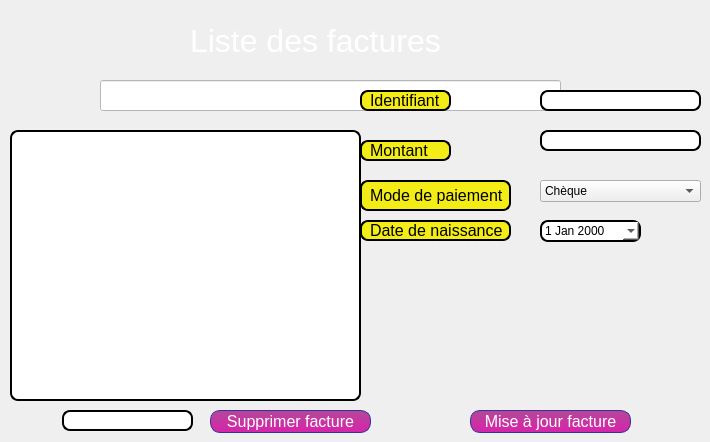
    <widget class="QWidget" name="tab_2">
     <attribute name="title">
      <string>Consultation des factures</string>
     </attribute>
     <widget class="QLineEdit" name="barre_recherche">
      <property name="geometry">
       <rect>
        <x>100</x>
        <y>80</y>
        <width>461</width>
        <height>31</height>
       </rect>
      </property>
      <property name="styleSheet">
       <string notr="true">background-color: rgb(255, 255, 255);</string>
      </property>
     </widget>
     <widget class="QLabel" name="label_15">
      <property name="geometry">
       <rect>
        <x>570</x>
        <y>60</y>
        <width>61</width>
        <height>51</height>
       </rect>
      </property>
      <property name="styleSheet">
       <string notr="true"/>
      </property>
      <property name="text">
       <string/>
      </property>
      <property name="pixmap">
       <pixmap>../../Pictures/kindpng_2778486.png</pixmap>
      </property>
      <property name="scaledContents">
       <bool>true</bool>
      </property>
     </widget>
     <widget class="QLabel" name="label_14">
      <property name="geometry">
       <rect>
        <x>190</x>
        <y>20</y>
        <width>311</width>
        <height>41</height>
       </rect>
      </property>
      <property name="font">
       <font>
        <pointsize>24</pointsize>
       </font>
      </property>
      <property name="styleSheet">
       <string notr="true">QLabel {
	color: rgb(255, 255, 255);

}</string>
      </property>
      <property name="text">
       <string>Liste des factures</string>
      </property>
     </widget>
     <widget class="QPushButton" name="pb_supprimer">
      <property name="geometry">
       <rect>
        <x>210</x>
        <y>410</y>
        <width>161</width>
        <height>23</height>
       </rect>
      </property>
      <property name="font">
       <font>
        <pointsize>12</pointsize>
       </font>
      </property>
      <property name="styleSheet">
       <string notr="true">QPushButton {
color: white;
	background-color: qlineargradient(spread:pad, x1:0.122, y1:0.988636, x2:0.118, y2:0, stop:0.0147059 rgba(214, 37, 170, 255), stop:0.936275 rgba(182, 69, 154, 255));
border-width: 1px;
border-color: #339;
border-style: solid;
border-radius: 10;
padding: -16px 0px;
min-height: 32px;
min-width: 60px;	
}
QPushButton:hover {
color: white;
background-color: qlineargradient(spread:pad, x1:0.122, y1:0.988636, x2:0.118, y2:0, stop:0.00490196 rgba(255, 0, 191, 255), stop:0.696078 rgba(174, 72, 150, 255), stop:1 rgba(242, 242, 242, 255));
border-width: 1px;
border-color: #339;
border-style: solid;
border-radius: 10;
padding: -16px 0px;
min-height: 32px;
min-width: 60px;	
}</string>
      </property>
      <property name="text">
       <string>Supprimer facture</string>
      </property>
     </widget>
     <widget class="QPushButton" name="pb_miseajour">
      <property name="geometry">
       <rect>
        <x>470</x>
        <y>410</y>
        <width>161</width>
        <height>23</height>
       </rect>
      </property>
      <property name="font">
       <font>
        <pointsize>12</pointsize>
       </font>
      </property>
      <property name="styleSheet">
       <string notr="true">QPushButton {
color: white;
	background-color: qlineargradient(spread:pad, x1:0.122, y1:0.988636, x2:0.118, y2:0, stop:0.0147059 rgba(214, 37, 170, 255), stop:0.936275 rgba(182, 69, 154, 255));
border-width: 1px;
border-color: #339;
border-style: solid;
border-radius: 10;
padding: -16px 0px;
min-height: 32px;
min-width: 60px;	
}
QPushButton:hover {
color: white;
background-color: qlineargradient(spread:pad, x1:0.122, y1:0.988636, x2:0.118, y2:0, stop:0.00490196 rgba(255, 0, 191, 255), stop:0.696078 rgba(174, 72, 150, 255), stop:1 rgba(242, 242, 242, 255));
border-width: 1px;
border-color: #339;
border-style: solid;
border-radius: 10;
padding: -16px 0px;
min-height: 32px;
min-width: 60px;	
}</string>
      </property>
      <property name="text">
       <string>Mise à jour facture</string>
      </property>
     </widget>
     <widget class="QTableView" name="tab_facture">
      <property name="geometry">
       <rect>
        <x>10</x>
        <y>130</y>
        <width>351</width>
        <height>271</height>
       </rect>
      </property>
      <property name="styleSheet">
       <string notr="true">QTableView {
background-color: rgb(255, 255, 255);
padding: 1px;
border-style: solid;
border: 2px solid black;
border-radius: 8px;
}</string>
      </property>
     </widget>
     <widget class="QLineEdit" name="idsupp">
      <property name="geometry">
       <rect>
        <x>62</x>
        <y>410</y>
        <width>131</width>
        <height>21</height>
       </rect>
      </property>
      <property name="styleSheet">
       <string notr="true">QLineEdit {
background-color: rgb(255, 255, 255);
padding: 1px;
border-style: solid;
border: 2px solid black;
border-radius: 8px;
}</string>
      </property>
     </widget>
     <widget class="QLabel" name="label_6">
      <property name="geometry">
       <rect>
        <x>360</x>
        <y>220</y>
        <width>151</width>
        <height>21</height>
       </rect>
      </property>
      <property name="font">
       <font>
        <pointsize>12</pointsize>
       </font>
      </property>
      <property name="styleSheet">
       <string notr="true">QLabel {
	color: rgb(0, 0, 0);
	background-color: rgb(243, 236, 23);
border: 2px solid;
border-radius: 8px;
padding: 2px 4px;
}</string>
      </property>
      <property name="text">
       <string>Date de naissance</string>
      </property>
     </widget>
     <widget class="QComboBox" name="modeS_2">
      <property name="geometry">
       <rect>
        <x>540</x>
        <y>180</y>
        <width>161</width>
        <height>22</height>
       </rect>
      </property>
      <property name="styleSheet">
       <string notr="true">QLabel {
	
border: 2px solid;
border-radius: 15px;
padding: 2px 4px;
}</string>
      </property>
      <item>
       <property name="text">
        <string>Chèque</string>
       </property>
      </item>
      <item>
       <property name="text">
        <string>Espèces</string>
       </property>
      </item>
      <item>
       <property name="text">
        <string>Paiement en ligne</string>
       </property>
      </item>
     </widget>
     <widget class="QLineEdit" name="montantS_2">
      <property name="geometry">
       <rect>
        <x>540</x>
        <y>130</y>
        <width>161</width>
        <height>21</height>
       </rect>
      </property>
      <property name="styleSheet">
       <string notr="true">QLineEdit {
background-color: rgb(255, 255, 255);
padding: 1px;
border-style: solid;
border: 2px solid black;
border-radius: 8px;
}</string>
      </property>
     </widget>
     <widget class="QLabel" name="label_4">
      <property name="enabled">
       <bool>true</bool>
      </property>
      <property name="geometry">
       <rect>
        <x>360</x>
        <y>140</y>
        <width>91</width>
        <height>21</height>
       </rect>
      </property>
      <property name="font">
       <font>
        <pointsize>12</pointsize>
       </font>
      </property>
      <property name="styleSheet">
       <string notr="true">QLabel {
	color: rgb(0, 0, 0);
	background-color: rgb(243, 236, 23);
border: 2px solid;
border-radius: 8px;
padding: 2px 4px;
}</string>
      </property>
      <property name="text">
       <string>Montant</string>
      </property>
     </widget>
     <widget class="QDateEdit" name="dateS_2">
      <property name="geometry">
       <rect>
        <x>540</x>
        <y>220</y>
        <width>101</width>
        <height>22</height>
       </rect>
      </property>
      <property name="styleSheet">
       <string notr="true">background-color: rgb(255, 255, 255);
padding: 1px;
border-style: solid;
border: 2px solid black;
border-radius: 8px;</string>
      </property>
      <property name="calendarPopup">
       <bool>true</bool>
      </property>
     </widget>
     <widget class="QLabel" name="label_7">
      <property name="geometry">
       <rect>
        <x>360</x>
        <y>180</y>
        <width>151</width>
        <height>31</height>
       </rect>
      </property>
      <property name="font">
       <font>
        <pointsize>12</pointsize>
       </font>
      </property>
      <property name="styleSheet">
       <string notr="true">QLabel {
	color: rgb(0, 0, 0);
	background-color: rgb(243, 236, 23);
border: 2px solid;
border-radius: 8px;
padding: 2px 4px;
}</string>
      </property>
      <property name="text">
       <string>Mode de paiement</string>
      </property>
     </widget>
     <widget class="QLineEdit" name="idS_2">
      <property name="geometry">
       <rect>
        <x>540</x>
        <y>90</y>
        <width>161</width>
        <height>21</height>
       </rect>
      </property>
      <property name="styleSheet">
       <string notr="true">QLineEdit {
background-color: rgb(255, 255, 255);
padding: 1px;
border-style: solid;
border: 2px solid black;
border-radius: 8px;
}</string>
      </property>
     </widget>
     <widget class="QLabel" name="label_8">
      <property name="geometry">
       <rect>
        <x>360</x>
        <y>90</y>
        <width>91</width>
        <height>21</height>
       </rect>
      </property>
      <property name="font">
       <font>
        <pointsize>12</pointsize>
       </font>
      </property>
      <property name="styleSheet">
       <string notr="true">QLabel {
	color: rgb(0, 0, 0);
	background-color: rgb(243, 236, 23);
border: 2px solid;
border-radius: 8px;
padding: 2px 4px;
}</string>
      </property>
      <property name="text">
       <string>Identifiant</string>
      </property>
     </widget>
    </widget>
